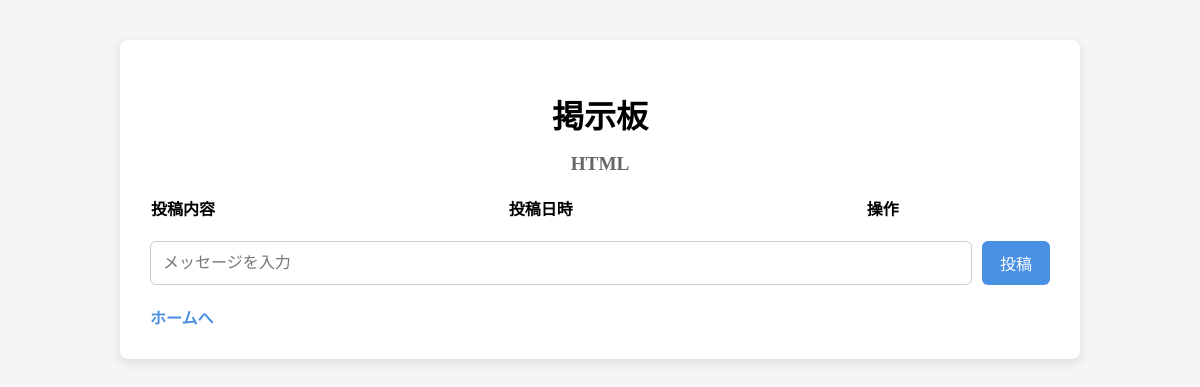
/HTML/, run on an earlier commit of the app's database.
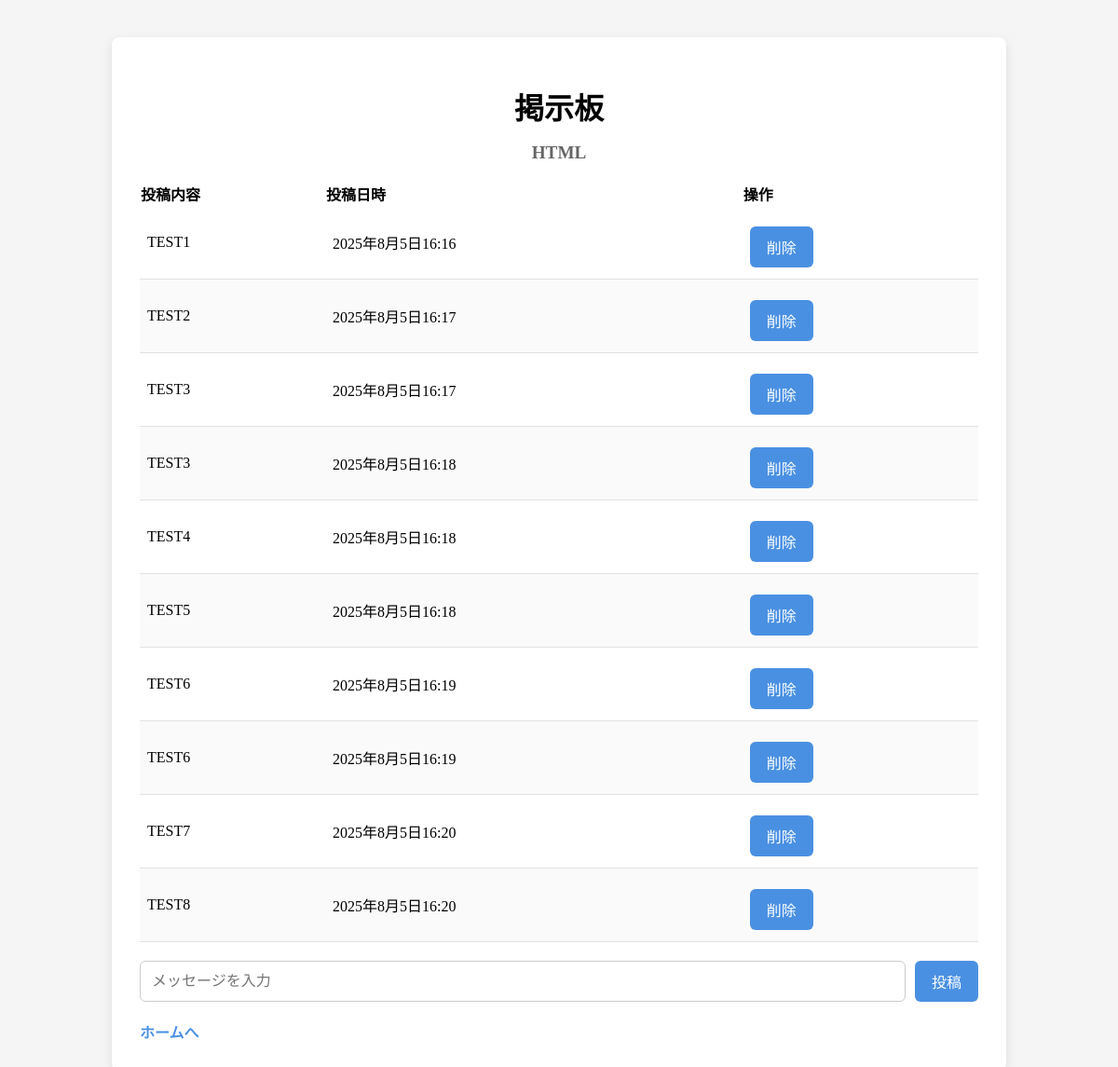
And on a later commit of the database.
### main/models.py (models this page shows, shortened)
class Topic(models.Model):
    name = models.CharField("トピック名", max_length=20)

class Message(models.Model):
    topic = models.ForeignKey(Topic, on_delete=models.CASCADE)
    content = models.CharField("内容", max_length=200)
    created_at = models.DateTimeField("投稿日時", auto_now_add=True)

### main/views.py (the view)
# urls.py: path('<topic_name>/', views.forum, name='forum'),
def forum(request, topic_name):
    topic = Topic.objects.get(name=topic_name)
    messages = Message.objects.filter(topic=topic).order_by("created_at")
    if request.method == "POST":
        message = request.POST["message"]
        Message.objects.create(
            topic=topic,
            content=message,
        )
    context = {
        "messages": messages,
        "topic": topic
    }
    return render(request, "main/forum.html", context)

### main/templates/main/forum.html (shortened to what this page needs)
{% load static %}
<!DOCTYPE html>
<html lang="ja">
<head>
    <link rel="stylesheet" href="{% static 'main/css/forum.css' %}">
</head>
<body>
    <div class="container">
        <h1 class="title">掲示板</h1>
        <h2 class="subtitle">{{ topic.name }}</h2>
        <table class="message-list">
            <tr class="message-header">
                <th>投稿内容</th>
                <th>投稿日時</th>
                <th>操作</th>
            </tr>
            {% for message in messages %}
            <tr class="message-data">
                <td class="message-cell">{{ message.content }}</td>
                <td class="message-cell">{{ message.created_at }}</td>
                <td class="message-cell">
                    <form class="message-form" action="{% url 'delete_message' topic.name message.pk %}" method="POST">
                        <input type="submit" class="btn-submit" value="削除">
                    </form>
                </td>
            </tr>
            {% endfor %}
        </table>
        <form class="message-form" action="{% url 'forum' topic.name %}" method="POST">
            <input type="text" name="message" class="message-input" placeholder="メッセージを入力">
            <input type="submit" class="btn-submit" value="投稿">
        </form>
        <a class="home-link" href="{% url 'index' %}">ホームへ</a>
    </div>
</body>
</html>

### main/static/main/css/forum.css (style rules this page uses)
body { background-color: #f5f5f5; }
.container { max-width: 900px; margin: 40px auto; background-color: #fff; padding: 30px; border-radius: 8px; box-shadow: 0 4px 12px rgba(0,0,0,0.1); }
.title { font-size: 2rem; margin-bottom: 5px; text-align: center; }
.subtitle { font-size: 1.2rem; margin-bottom: 20px; text-align: center; color: #666; }
.message-list { width: 100%; border-collapse: collapse; margin-bottom: 20px; text-align: left; }
.message-data { border-bottom: 1px solid #e2e2e2; }
.message-data:nth-child(odd) { background-color: #fafafa; }
.message-cell { padding: 12px 8px; vertical-align: middle; }
.message-form { display: flex; gap: 10px; margin-top: 10px; }
.message-input { flex: 1; padding: 10px 12px; border: 1px solid #ccc; border-radius: 6px; font-size: 1rem; }
.btn-submit { padding: 10px 18px; background-color: #4a90e2; border: none; border-radius: 6px; color: #fff; font-size: 1rem; cursor: pointer; }
.home-link { display: inline-block; margin-top: 20px; text-decoration: none; color: #4a90e2; font-weight: bold; }

What changed in the data, as far as the page shows it:
added Message: content "TEST1", created_at "2025年8月5日16:16"
added Message: content "TEST2", created_at "2025年8月5日16:17"
added Message: content "TEST3", created_at "2025年8月5日16:17"
added Message: content "TEST3", created_at "2025年8月5日16:18"
added Message: content "TEST4", created_at "2025年8月5日16:18"
added Message: content "TEST5", created_at "2025年8月5日16:18"
added Message: content "TEST6", created_at "2025年8月5日16:19"
added Message: content "TEST6", created_at "2025年8月5日16:19"
added Message: content "TEST7", created_at "2025年8月5日16:20"
added Message: content "TEST8", created_at "2025年8月5日16:20"
